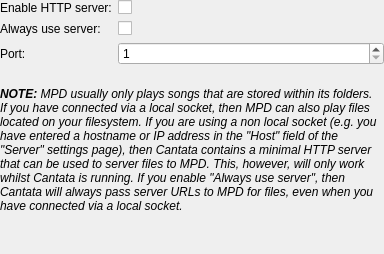
<?xml version="1.0" encoding="UTF-8"?>
<ui version="4.0">
 <class>HttpServerSettings</class>
 <widget class="QWidget" name="HttpServerSettings">
  <property name="geometry">
   <rect>
    <x>0</x>
    <y>0</y>
    <width>384</width>
    <height>254</height>
   </rect>
  </property>
  <layout class="QVBoxLayout" name="verticalLayout">
   <property name="margin">
    <number>0</number>
   </property>
   <item>
    <layout class="QFormLayout" name="formLayout">
     <item row="0" column="0">
      <widget class="BuddyLabel" name="label">
       <property name="text">
        <string>Enable HTTP server:</string>
       </property>
       <property name="buddy">
        <cstring>enableHttp</cstring>
       </property>
      </widget>
     </item>
     <item row="0" column="1">
      <widget class="QCheckBox" name="enableHttp">
       <property name="text">
        <string/>
       </property>
      </widget>
     </item>
     <item row="1" column="0">
      <widget class="BuddyLabel" name="label_2">
       <property name="text">
        <string>Always use server:</string>
       </property>
       <property name="buddy">
        <cstring>alwaysUseHttp</cstring>
       </property>
      </widget>
     </item>
     <item row="1" column="1">
      <widget class="QCheckBox" name="alwaysUseHttp">
       <property name="text">
        <string/>
       </property>
      </widget>
     </item>
     <item row="2" column="0">
      <widget class="BuddyLabel" name="label_3">
       <property name="text">
        <string>Port:</string>
       </property>
       <property name="buddy">
        <cstring>httpPort</cstring>
       </property>
      </widget>
     </item>
     <item row="2" column="1">
      <widget class="QSpinBox" name="httpPort">
       <property name="minimum">
        <number>1</number>
       </property>
       <property name="maximum">
        <number>65535</number>
       </property>
      </widget>
     </item>
    </layout>
   </item>
   <item>
    <spacer name="verticalSpacer_2">
     <property name="orientation">
      <enum>Qt::Vertical</enum>
     </property>
     <property name="sizeType">
      <enum>QSizePolicy::Fixed</enum>
     </property>
     <property name="sizeHint" stdset="0">
      <size>
       <width>20</width>
       <height>16</height>
      </size>
     </property>
    </spacer>
   </item>
   <item>
    <widget class="QLabel" name="label_4">
     <property name="text">
      <string>&lt;i&gt;&lt;b&gt;NOTE:&lt;/b&gt; MPD usually only plays songs that are stored within its folders. If you have connected via a local socket, then MPD can also play files located on your filesystem. If you are using a non local socket (e.g. you have entered a hostname or IP address in the &quot;Host&quot; field of the &quot;Server&quot; settings page), then Cantata contains a minimal HTTP server that can be used to server files to MPD. This, however, will only work whilst Cantata is running.  If you enable &quot;Always use server&quot;, then Cantata will always pass server URLs to MPD for files, even when you have  connected via a local socket.&lt;/i&gt;</string>
     </property>
     <property name="wordWrap">
      <bool>true</bool>
     </property>
    </widget>
   </item>
   <item>
    <spacer name="verticalSpacer">
     <property name="orientation">
      <enum>Qt::Vertical</enum>
     </property>
     <property name="sizeHint" stdset="0">
      <size>
       <width>20</width>
       <height>13</height>
      </size>
     </property>
    </spacer>
   </item>
  </layout>
 </widget>
 <customwidgets>
  <customwidget>
   <class>BuddyLabel</class>
   <extends>QLabel</extends>
   <header>buddylabel.h</header>
  </customwidget>
 </customwidgets>
 <resources/>
 <connections>
  <connection>
   <sender>enableHttp</sender>
   <signal>toggled(bool)</signal>
   <receiver>httpPort</receiver>
   <slot>setEnabled(bool)</slot>
   <hints>
    <hint type="sourcelabel">
     <x>120</x>
     <y>7</y>
    </hint>
    <hint type="destinationlabel">
     <x>148</x>
     <y>61</y>
    </hint>
   </hints>
  </connection>
  <connection>
   <sender>enableHttp</sender>
   <signal>toggled(bool)</signal>
   <receiver>alwaysUseHttp</receiver>
   <slot>setEnabled(bool)</slot>
   <hints>
    <hint type="sourcelabel">
     <x>126</x>
     <y>19</y>
    </hint>
    <hint type="destinationlabel">
     <x>128</x>
     <y>44</y>
    </hint>
   </hints>
  </connection>
 </connections>
</ui>
